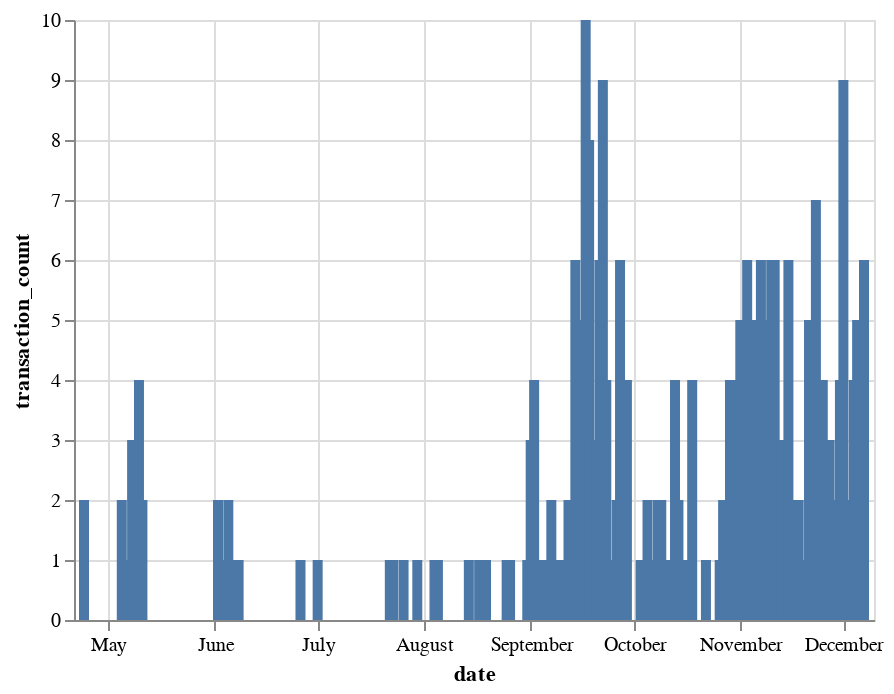

Notebook cell for this chart:
### Markdown cell above
### Average daily transaction count

### Code cell
alt.Chart(txs_slim_grp).mark_bar().encode(
    x='date:T',
    y='transaction_count'
)

### Figure 1 — Vega-Lite specification as saved in the notebook (floating-point values rounded to 4 significant figures)
{"config": {"view": {"continuousWidth": 400, "continuousHeight": 300}}, "data": {"name": "data-a7424ee87fcce05328f17589b849cf30"}, "mark": "bar", "encoding": {"x": {"type": "temporal", "field": "date"}, "y": {"type": "quantitative", "field": "transaction_count"}}, "$schema": "https://vega.github.io/schema/vega-lite/v4.8.1.json", "datasets": {"data-a7424ee87fcce05328f17589b849cf30": [{"date": "2021-04-24T00:00:00", "transaction_count": 2, "fee_mean": 5005000.0, "fee_sum": 10010615}, {"date": "2021-05-05T00:00:00", "transaction_count": 2, "fee_mean": 5734.0, "fee_sum": 11468}, {"date": "2021-05-06T00:00:00", "transaction_count": 1, "fee_mean": 4372000.0, "fee_sum": 4372496}, {"date": "2021-05-07T00:00:00", "transaction_count": 1, "fee_mean": 7613000.0, "fee_sum": 7613333}, {"date": "2021-05-08T00:00:00", "transaction_count": 3, "fee_mean": 88650.0, "fee_sum": 265946}, {"date": "2021-05-09T00:00:00", "transaction_count": 1, "fee_mean": 1130.0, "fee_sum": 1130}, {"date": "2021-05-10T00:00:00", "transaction_count": 4, "fee_mean": 3231000.0, "fee_sum": 12924045}, {"date": "2021-05-11T00:00:00", "transaction_count": 2, "fee_mean": 1921000.0, "fee_sum": 3842901}, {"date": "2021-06-02T00:00:00", "transaction_count": 2, "fee_mean": 7264.0, "fee_sum": 14528}, {"date": "2021-06-03T00:00:00", "transaction_count": 1, "fee_mean": 2464000.0, "fee_sum": 2463655}, {"date": "2021-06-05T00:00:00", "transaction_count": 2, "fee_mean": 461700.0, "fee_sum": 923328}, {"date": "2021-06-07T00:00:00", "transaction_count": 1, "fee_mean": 12410.0, "fee_sum": 12408}, {"date": "2021-06-08T00:00:00", "transaction_count": 1, "fee_mean": 636400.0, "fee_sum": 636402}, {"date": "2021-06-26T00:00:00", "transaction_count": 1, "fee_mean": 698.0, "fee_sum": 698}, {"date": "2021-07-01T00:00:00", "transaction_count": 1, "fee_mean": 3273000.0, "fee_sum": 3273003}, {"date": "2021-07-22T00:00:00", "transaction_count": 1, "fee_mean": 4332.0, "fee_sum": 4332}, {"date": "2021-07-23T00:00:00", "transaction_count": 1, "fee_mean": 159500.0, "fee_sum": 159519}, {"date": "2021-07-26T00:00:00", "transaction_count": 1, "fee_mean": 336.0, "fee_sum": 336}, {"date": "2021-07-30T00:00:00", "transaction_count": 1, "fee_mean": 171900.0, "fee_sum": 171889}, {"date": "2021-08-04T00:00:00", "transaction_count": 1, "fee_mean": 12120.0, "fee_sum": 12118}, {"date": "2021-08-05T00:00:00", "transaction_count": 1, "fee_mean": 196000.0, "fee_sum": 195980}, {"date": "2021-08-14T00:00:00", "transaction_count": 1, "fee_mean": 336.0, "fee_sum": 336}, {"date": "2021-08-17T00:00:00", "transaction_count": 1, "fee_mean": 989.0, "fee_sum": 989}, {"date": "2021-08-18T00:00:00", "transaction_count": 1, "fee_mean": 2043.0, "fee_sum": 2043}, {"date": "2021-08-19T00:00:00", "transaction_count": 1, "fee_mean": 36460.0, "fee_sum": 36458}, {"date": "2021-08-25T00:00:00", "transaction_count": 1, "fee_mean": 336.0, "fee_sum": 336}, {"date": "2021-08-26T00:00:00", "transaction_count": 1, "fee_mean": 123100.0, "fee_sum": 123149}, {"date": "2021-08-31T00:00:00", "transaction_count": 1, "fee_mean": 671.0, "fee_sum": 671}, {"date": "2021-09-01T00:00:00", "transaction_count": 3, "fee_mean": 29950.0, "fee_sum": 89850}, {"date": "2021-09-02T00:00:00", "transaction_count": 4, "fee_mean": 73880.0, "fee_sum": 295505}, {"date": "2021-09-04T00:00:00", "transaction_count": 1, "fee_mean": 681.0, "fee_sum": 681}, {"date": "2021-09-05T00:00:00", "transaction_count": 1, "fee_mean": 336.0, "fee_sum": 336}, {"date": "2021-09-07T00:00:00", "transaction_count": 2, "fee_mean": 301700.0, "fee_sum": 603308}, {"date": "2021-09-09T00:00:00", "transaction_count": 1, "fee_mean": 6243.0, "fee_sum": 6243}, {"date": "2021-09-10T00:00:00", "transaction_count": 1, "fee_mean": 139800.0, "fee_sum": 139843}, {"date": "2021-09-12T00:00:00", "transaction_count": 2, "fee_mean": 64500.0, "fee_sum": 129008}, {"date": "2021-09-14T00:00:00", "transaction_count": 6, "fee_mean": 25810.0, "fee_sum": 154853}, {"date": "2021-09-15T00:00:00", "transaction_count": 5, "fee_mean": 155400.0, "fee_sum": 776836}, {"date": "2021-09-16T00:00:00", "transaction_count": 4, "fee_mean": 201700.0, "fee_sum": 806877}, {"date": "2021-09-17T00:00:00", "transaction_count": 10, "fee_mean": 57460.0, "fee_sum": 574566}, {"date": "2021-09-18T00:00:00", "transaction_count": 8, "fee_mean": 41120.0, "fee_sum": 328966}, {"date": "2021-09-19T00:00:00", "transaction_count": 2, "fee_mean": 2394.0, "fee_sum": 4788}, {"date": "2021-09-20T00:00:00", "transaction_count": 3, "fee_mean": 29980.0, "fee_sum": 89944}, {"date": "2021-09-21T00:00:00", "transaction_count": 6, "fee_mean": 21670.0, "fee_sum": 130031}, {"date": "2021-09-22T00:00:00", "transaction_count": 9, "fee_mean": 112000.0, "fee_sum": 1007869}, {"date": "2021-09-23T00:00:00", "transaction_count": 4, "fee_mean": 199200.0, "fee_sum": 796991}, {"date": "2021-09-25T00:00:00", "transaction_count": 1, "fee_mean": 166000.0, "fee_sum": 166034}, {"date": "2021-09-26T00:00:00", "transaction_count": 2, "fee_mean": 2556.0, "fee_sum": 5113}, {"date": "2021-09-27T00:00:00", "transaction_count": 6, "fee_mean": 19440.0, "fee_sum": 116642}, {"date": "2021-09-28T00:00:00", "transaction_count": 2, "fee_mean": 6112.0, "fee_sum": 12224}, {"date": "2021-09-29T00:00:00", "transaction_count": 4, "fee_mean": 42620.0, "fee_sum": 170479}, {"date": "2021-10-03T00:00:00", "transaction_count": 1, "fee_mean": 336.0, "fee_sum": 336}, {"date": "2021-10-04T00:00:00", "transaction_count": 1, "fee_mean": 153600.0, "fee_sum": 153560}, {"date": "2021-10-05T00:00:00", "transaction_count": 2, "fee_mean": 34410.0, "fee_sum": 68824}, {"date": "2021-10-06T00:00:00", "transaction_count": 1, "fee_mean": 24880.0, "fee_sum": 24876}, {"date": "2021-10-07T00:00:00", "transaction_count": 1, "fee_mean": 4294.0, "fee_sum": 4294}, {"date": "2021-10-08T00:00:00", "transaction_count": 2, "fee_mean": 254700.0, "fee_sum": 509499}, {"date": "2021-10-09T00:00:00", "transaction_count": 2, "fee_mean": 70410.0, "fee_sum": 140824}, {"date": "2021-10-10T00:00:00", "transaction_count": 1, "fee_mean": 525500.0, "fee_sum": 525520}, {"date": "2021-10-11T00:00:00", "transaction_count": 1, "fee_mean": 1230.0, "fee_sum": 1230}, {"date": "2021-10-12T00:00:00", "transaction_count": 1, "fee_mean": 1135000.0, "fee_sum": 1135231}, {"date": "2021-10-13T00:00:00", "transaction_count": 4, "fee_mean": 34390.0, "fee_sum": 137545}, {"date": "2021-10-14T00:00:00", "transaction_count": 2, "fee_mean": 54520.0, "fee_sum": 109038}, {"date": "2021-10-15T00:00:00", "transaction_count": 1, "fee_mean": 2124.0, "fee_sum": 2124}, {"date": "2021-10-16T00:00:00", "transaction_count": 1, "fee_mean": 34580.0, "fee_sum": 34582}, {"date": "2021-10-17T00:00:00", "transaction_count": 1, "fee_mean": 17530.0, "fee_sum": 17530}, {"date": "2021-10-18T00:00:00", "transaction_count": 4, "fee_mean": 212800.0, "fee_sum": 851093}, {"date": "2021-10-22T00:00:00", "transaction_count": 1, "fee_mean": 563300.0, "fee_sum": 563270}, {"date": "2021-10-26T00:00:00", "transaction_count": 1, "fee_mean": 8667.0, "fee_sum": 8667}, {"date": "2021-10-27T00:00:00", "transaction_count": 2, "fee_mean": 100900.0, "fee_sum": 201834}, {"date": "2021-10-28T00:00:00", "transaction_count": 1, "fee_mean": 980.0, "fee_sum": 980}, {"date": "2021-10-29T00:00:00", "transaction_count": 4, "fee_mean": 47960.0, "fee_sum": 191823}, {"date": "2021-10-30T00:00:00", "transaction_count": 2, "fee_mean": 26740.0, "fee_sum": 53484}, {"date": "2021-10-31T00:00:00", "transaction_count": 4, "fee_mean": 105600.0, "fee_sum": 422423}, {"date": "2021-11-01T00:00:00", "transaction_count": 5, "fee_mean": 32140.0, "fee_sum": 160680}, {"date": "2021-11-02T00:00:00", "transaction_count": 2, "fee_mean": 49260.0, "fee_sum": 98520}, {"date": "2021-11-03T00:00:00", "transaction_count": 6, "fee_mean": 14560.0, "fee_sum": 87361}, {"date": "2021-11-04T00:00:00", "transaction_count": 4, "fee_mean": 35810.0, "fee_sum": 143255}, {"date": "2021-11-05T00:00:00", "transaction_count": 5, "fee_mean": 84120.0, "fee_sum": 420614}, {"date": "2021-11-06T00:00:00", "transaction_count": 1, "fee_mean": 2800.0, "fee_sum": 2800}, {"date": "2021-11-07T00:00:00", "transaction_count": 6, "fee_mean": 18160.0, "fee_sum": 108934}, {"date": "2021-11-08T00:00:00", "transaction_count": 5, "fee_mean": 1236.0, "fee_sum": 6178}, {"date": "2021-11-09T00:00:00", "transaction_count": 5, "fee_mean": 11950.0, "fee_sum": 59740}, {"date": "2021-11-10T00:00:00", "transaction_count": 6, "fee_mean": 24110.0, "fee_sum": 144659}, {"date": "2021-11-11T00:00:00", "transaction_count": 6, "fee_mean": 25870.0, "fee_sum": 155216}, {"date": "2021-11-12T00:00:00", "transaction_count": 3, "fee_mean": 236200.0, "fee_sum": 708607}, {"date": "2021-11-13T00:00:00", "transaction_count": 3, "fee_mean": 26350.0, "fee_sum": 79049}, {"date": "2021-11-14T00:00:00", "transaction_count": 3, "fee_mean": 5719.0, "fee_sum": 17157}, {"date": "2021-11-15T00:00:00", "transaction_count": 6, "fee_mean": 133000.0, "fee_sum": 798212}, {"date": "2021-11-16T00:00:00", "transaction_count": 2, "fee_mean": 93950.0, "fee_sum": 187902}, {"date": "2021-11-18T00:00:00", "transaction_count": 2, "fee_mean": 27340.0, "fee_sum": 54682}, {"date": "2021-11-20T00:00:00", "transaction_count": 1, "fee_mean": 34460.0, "fee_sum": 34458}, {"date": "2021-11-21T00:00:00", "transaction_count": 5, "fee_mean": 10780.0, "fee_sum": 53899}, {"date": "2021-11-22T00:00:00", "transaction_count": 4, "fee_mean": 19610.0, "fee_sum": 78452}, {"date": "2021-11-23T00:00:00", "transaction_count": 7, "fee_mean": 609.6, "fee_sum": 4267}, {"date": "2021-11-25T00:00:00", "transaction_count": 4, "fee_mean": 3959.0, "fee_sum": 15836}, {"date": "2021-11-26T00:00:00", "transaction_count": 3, "fee_mean": 10920.0, "fee_sum": 32760}, {"date": "2021-11-27T00:00:00", "transaction_count": 3, "fee_mean": 665.0, "fee_sum": 1995}, {"date": "2021-11-28T00:00:00", "transaction_count": 2, "fee_mean": 338.0, "fee_sum": 676}, {"date": "2021-11-29T00:00:00", "transaction_count": 2, "fee_mean": 338.0, "fee_sum": 676}, {"date": "2021-11-30T00:00:00", "transaction_count": 4, "fee_mean": 2153.0, "fee_sum": 8613}, {"date": "2021-12-01T00:00:00", "transaction_count": 9, "fee_mean": 251400.0, "fee_sum": 2262693}, {"date": "2021-12-02T00:00:00", "transaction_count": 2, "fee_mean": 439.5, "fee_sum": 879}, {"date": "2021-12-03T00:00:00", "transaction_count": 2, "fee_mean": 4800.0, "fee_sum": 9599}, {"date": "2021-12-04T00:00:00", "transaction_count": 4, "fee_mean": 5034.0, "fee_sum": 20138}, {"date": "2021-12-05T00:00:00", "transaction_count": 5, "fee_mean": 11940.0, "fee_sum": 59695}, {"date": "2021-12-06T00:00:00", "transaction_count": 1, "fee_mean": 338.0, "fee_sum": 338}, {"date": "2021-12-07T00:00:00", "transaction_count": 6, "fee_mean": 2291.0, "fee_sum": 13747}]}}
